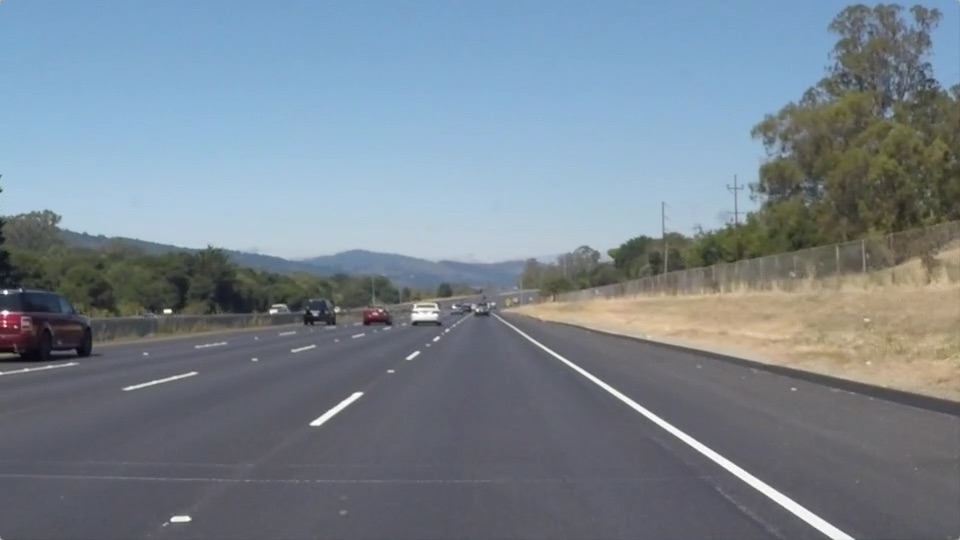
#> input picture road.jpg, 960 x 540 px
$ jupyter execute demo.ipynb   (shell and % lines are left out)
#> lines starting #> are read from the running program, lines starting #| are printed output that depends on the picture
# Lane-Finding Demo
## Udacity Self-Driving Car Engineer Nanodegree Program

In this demo, you'll use OpenCV to find lane lines on the road.

Automotive engineers use a number of tools to find lane lines, including computer vision tools like this, but also neural networks, sensor fusion, and maps.

If you enjoy this demo, sign up for the [Udacity Self-Driving Car Engineer Nanodegree Program](http://udacity.com/drive) to learn more!

### Getting Started
This is a [Jupyter notebook](http://jupyter.org/). It's made up of cells: either Markdown (text) cells like this one, or Code (Python) cells like the one below.

You can edit either the Markdown or the Code cells, and then press `Shift` + `Return` to run them.

Let's get started!

[cell 1]
# Python 3
import matplotlib.image as mpimg
from matplotlib import pyplot as plt

image = mpimg.imread('road.jpg')
#> image is the input picture: shape (540, 960, 3); mean R, G, B 120.3, 132.6, 143.7
plt.imshow(image)

If you were able to run the code above and display an image, then congratulations! You have successfully installed [matplotlib](http://matplotlib.org/).

If you were not able to run the code and display the image, check the [setup instructions](https://github.com/dsilver829/lane-demo) and see if you might need to reinstall a dependency.

You should see an image of a stretch of highway.

[cell 2]
print(image.shape)
#| (540, 960, 3)

The output tells you that the shape of image is 540 pixels (height) by 960 pixels (width) by 3 pixels (depth). The depth dimension is 3 because the image has three "color channels": blue, green, and red.

[cell 3]
import cv2

b,g,r = cv2.split(image)
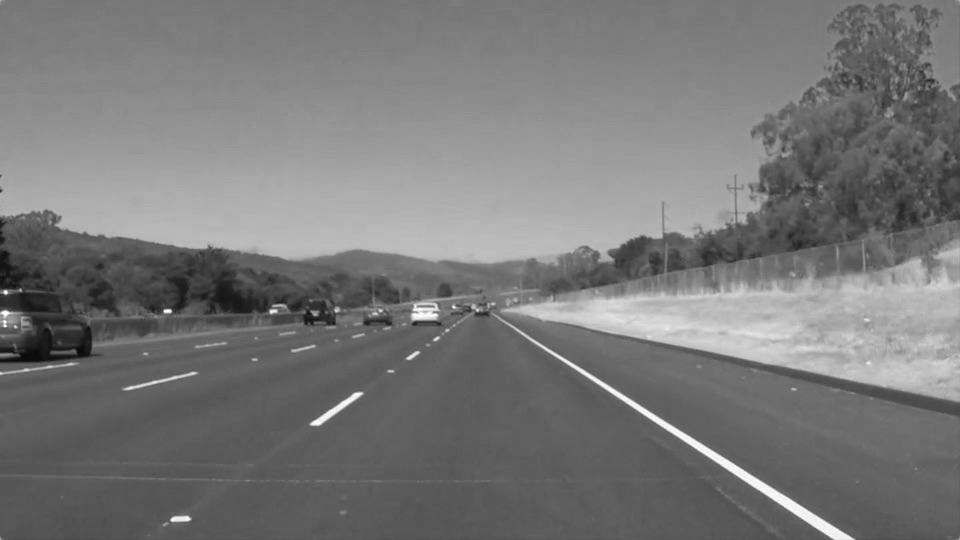
#> b: shape (540, 960); min 8, max 255, mean 120.3
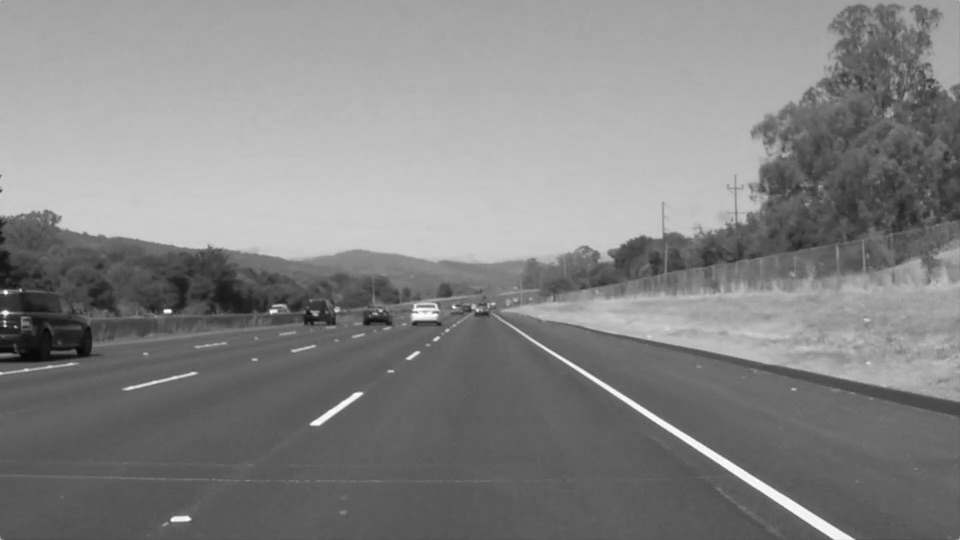
#> g: shape (540, 960); min 4, max 255, mean 132.6
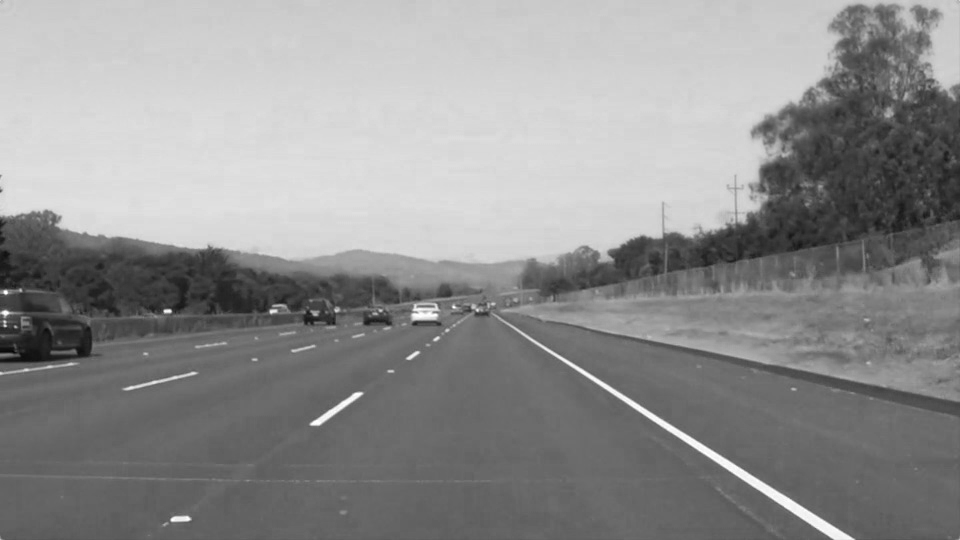
#> r: shape (540, 960); min 4, max 255, mean 143.7
merged_image = cv2.merge((b,g,r))
plt.imshow(merged_image)
